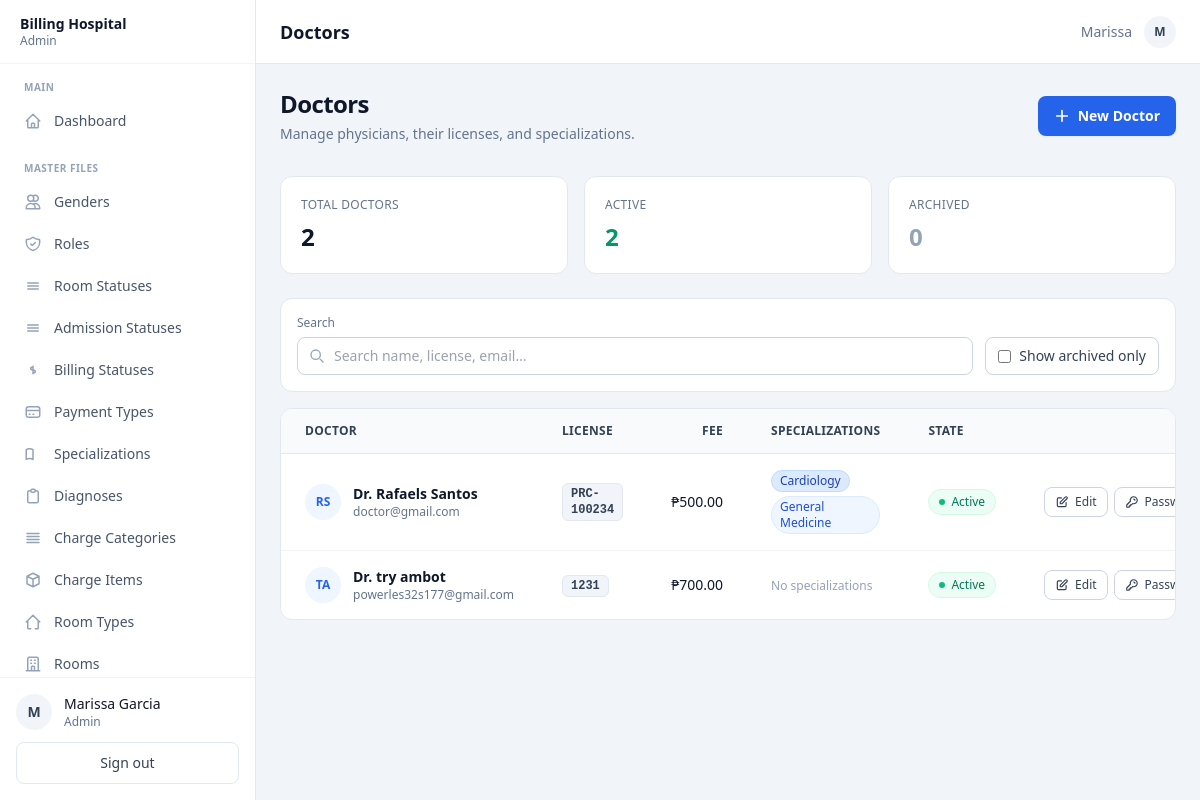
The app's page /index.php?page=doctors (signed in) with its own data.
### tables this page shows
CREATE TABLE `doctor` (
  `doctor_id` int(11) NOT NULL,
  `user_id` int(11) NOT NULL,
  `license_number` varchar(100) NOT NULL,
  `consultation_fee` decimal(10,2) NOT NULL DEFAULT 0.00,
  `is_active` tinyint(1) NOT NULL DEFAULT 1
);

CREATE TABLE `user` (
  `user_id` int(11) NOT NULL,
  `role_id` int(11) NOT NULL,
  `username` varchar(100) NOT NULL,
  `password_hash` varchar(255) NOT NULL,
  `first_name` varchar(100) NOT NULL,
  `last_name` varchar(100) NOT NULL,
  `email` varchar(150) DEFAULT NULL,
  `contact_number` varchar(30) DEFAULT NULL,
  `created_at` datetime NOT NULL DEFAULT current_timestamp(),
  `is_active` tinyint(1) NOT NULL DEFAULT 1
);

CREATE TABLE `doctor_specialization` (
  `doctor_specialization_id` int(11) NOT NULL,
  `doctor_id` int(11) NOT NULL,
  `specialization_id` int(11) NOT NULL,
  `is_primary` varchar(10) DEFAULT NULL
);

CREATE TABLE `specialization` (
  `specialization_id` int(11) NOT NULL,
  `specialization_name` varchar(100) NOT NULL
);

### index.php (called while the page is built, shortened)
<?php
$currentUser = $_SESSION['user'];
$roleId      = (int)$currentUser['role_id'];
$layout = match ($roleId) {
    1 => 'admin',
    2 => 'doctor',
    3 => 'nurse',
    4 => 'cashier',
    default => 'admin',
};
require __DIR__ . '/views/layouts/' . $layout . '.php';

### controllers/DoctorController.php (called while the page is built, shortened)
<?php
class DoctorController
{
    private PDO $pdo;
    public function __construct(PDO $pdo) { $this->pdo = $pdo; }
    public function getAll(): array
    {
        $doctors = $this->pdo->query(
            'SELECT d.doctor_id, d.user_id, d.license_number, d.consultation_fee,
                    d.is_active AS doctor_active,
                    u.username, u.first_name, u.last_name, u.email,
                    u.contact_number, u.is_active
             FROM `doctor` d
             INNER JOIN `user` u ON u.user_id = d.user_id
             ORDER BY d.doctor_id'
        )->fetchAll();
        if ($doctors) {
            $ids = array_column($doctors, 'doctor_id');
            $placeholders = implode(',', array_fill(0, count($ids), '?'));
            $stmt = $this->pdo->prepare(
                "SELECT ds.doctor_id, ds.specialization_id, ds.is_primary, s.specialization_name
                 FROM `doctor_specialization` ds
                 INNER JOIN `specialization` s ON s.specialization_id = ds.specialization_id
                 WHERE ds.doctor_id IN ($placeholders)
                 ORDER BY ds.is_primary DESC, s.specialization_name"
            );
            $stmt->execute($ids);
            $rows = $stmt->fetchAll();
            $byDoctor = [];
            foreach ($rows as $r) {
                $byDoctor[(int)$r['doctor_id']][] = $r;
            }
            foreach ($doctors as &$d) {
                $d['specializations'] = $byDoctor[(int)$d['doctor_id']] ?? [];
            }
        }
        return $doctors;
    }
}

### views/admin/doctors.php (the view, shortened to what this page needs)
<?php
require_once __DIR__ . '/../../controllers/DoctorController.php';
$controller  = new DoctorController($pdo);
$doctors     = $controller->getAll();
$totalDoctors    = count($doctors);
$activeDoctors   = count(array_filter($doctors, fn($d) => (int)$d['is_active'] === 1));
$archivedDoctors = $totalDoctors - $activeDoctors;
?>
<div class="mb-8 flex flex-col sm:flex-row sm:items-center sm:justify-between gap-4">
    <div>
        <h1 class="text-2xl font-bold text-slate-900 tracking-tight">Doctors</h1>
        <p class="mt-1 text-sm text-slate-500">Manage physicians, their licenses, and specializations.</p>
    </div>
    <button type="button" id="openCreateBtn"
            class="inline-flex items-center justify-center gap-2 rounded-lg bg-blue-600 px-4 py-2.5 text-sm font-semibold text-white shadow-sm hover:bg-blue-700">
        <svg class="w-4 h-4" fill="none" viewBox="0 0 24 24" stroke="currentColor" stroke-width="2.5">
            <path stroke-linecap="round" stroke-linejoin="round" d="M12 4v16m8-8H4"/>
        </svg>
        New Doctor
    </button>
</div>
<div class="grid grid-cols-1 sm:grid-cols-3 gap-4 mb-6">
    <div class="bg-white rounded-xl border border-slate-200 p-5">
        <p class="text-xs font-medium text-slate-500 uppercase tracking-wide">Total Doctors</p>
        <p class="mt-2 text-2xl font-bold text-slate-900"><?= $totalDoctors ?></p>
    </div>
    <div class="bg-white rounded-xl border border-slate-200 p-5">
        <p class="text-xs font-medium text-slate-500 uppercase tracking-wide">Active</p>
        <p class="mt-2 text-2xl font-bold text-emerald-600"><?= $activeDoctors ?></p>
    </div>
    <div class="bg-white rounded-xl border border-slate-200 p-5">
        <p class="text-xs font-medium text-slate-500 uppercase tracking-wide">Archived</p>
        <p class="mt-2 text-2xl font-bold text-slate-400"><?= $archivedDoctors ?></p>
    </div>
</div>
<div class="bg-white rounded-xl border border-slate-200 p-4 mb-4">
    <div class="flex flex-col lg:flex-row lg:items-end gap-3">
        <div class="flex-1">
            <label class="block text-xs font-medium text-slate-500 mb-1.5">Search</label>
            <div class="relative">
                <input type="text" id="filterSearch" placeholder="Search name, license, email…"
                       class="w-full rounded-lg border border-slate-300 pl-9 pr-3 py-2 text-sm
                              focus:outline-none focus:ring-2 focus:ring-blue-500 focus:border-blue-500">
            </div>
        </div>
        <div class="flex items-center gap-3">
            <label class="inline-flex items-center gap-2 text-sm text-slate-700 select-none cursor-pointer whitespace-nowrap
                          rounded-lg border border-slate-300 px-3 py-2 hover:bg-slate-50">
                <input type="checkbox" id="showArchived"
                       class="rounded border-slate-300 text-blue-600 focus:ring-blue-500">
                Show archived only
            </label>
        </div>
    </div>
</div>
<div class="bg-white rounded-xl border border-slate-200 overflow-hidden">
    <div class="overflow-x-auto">
        <table class="min-w-full text-sm">
            <thead class="bg-slate-50 border-b border-slate-200">
                <tr>
                    <th class="text-left px-6 py-3.5 font-semibold text-slate-700 text-xs uppercase tracking-wide">Doctor</th>
                    <th class="text-left px-6 py-3.5 font-semibold text-slate-700 text-xs uppercase tracking-wide">License</th>
                    <th class="text-right px-6 py-3.5 font-semibold text-slate-700 text-xs uppercase tracking-wide">Fee</th>
                    <th class="text-left px-6 py-3.5 font-semibold text-slate-700 text-xs uppercase tracking-wide">Specializations</th>
                    <th class="text-left px-6 py-3.5 font-semibold text-slate-700 text-xs uppercase tracking-wide">State</th>
                    <th class="text-right px-6 py-3.5 font-semibold text-slate-700 text-xs uppercase tracking-wide">Actions</th>
                </tr>
            </thead>
            <tbody class="divide-y divide-slate-100">
                <?php foreach ($doctors as $d):
                    $specSearch = implode(' ', array_map(fn($s) => strtolower($s['specialization_name']), $d['specializations']));
                    $search = strtolower($d['first_name'] . ' ' . $d['last_name'] . ' ' . $d['email'] . ' ' . $d['license_number'] . ' ' . $specSearch);
                ?>
                    <tr class="hover:bg-slate-50 doctor-row"
                        data-search="<?= htmlspecialchars($search) ?>"
                        data-status="<?= (int)$d['is_active'] ?>">
                        <td class="px-6 py-4">
                            <div class="flex items-center gap-3">
                                <div class="w-9 h-9 rounded-full bg-blue-50 text-blue-600 flex items-center justify-center font-semibold text-xs shrink-0">
                                    <?= strtoupper(substr($d['first_name'], 0, 1) . substr($d['last_name'], 0, 1)) ?>
                                </div>
                                <div class="min-w-0">
                                    <p class="font-semibold text-slate-900 truncate">Dr. <?= htmlspecialchars($d['first_name'] . ' ' . $d['last_name']) ?></p>
                                    <p class="text-xs text-slate-500 truncate"><?= htmlspecialchars($d['email']) ?></p>
                                </div>
                            </div>
                        </td>
                        <td class="px-6 py-4">
                            <span class="inline-block rounded-md bg-slate-100 border border-slate-200 px-2 py-0.5 text-xs font-mono font-semibold text-slate-700">
                                <?= htmlspecialchars($d['license_number']) ?>
                            </span>
                        </td>
                        <td class="px-6 py-4 text-right font-medium text-slate-900 whitespace-nowrap">
                            ₱<?= number_format((float)$d['consultation_fee'], 2) ?>
                        </td>
                        <td class="px-6 py-4 max-w-md">
                            <?php if (empty($d['specializations'])): ?>
                                <span class="text-xs text-slate-400 ">No specializations</span>
                            <?php else: ?>
                                <div class="flex flex-wrap gap-1">
                                    <?php foreach ($d['specializations'] as $s): ?>
                                        <?php if (strtolower($s['is_primary']) === 'yes'): ?>
                                            <span class="inline-flex items-center gap-1 rounded-full bg-blue-100 border border-blue-200 px-2 py-0.5 text-xs font-medium text-blue-800">
                                                <?= htmlspecialchars($s['specialization_name']) ?>
                                            </span>
                                        <?php else: ?>
                                            <span class="inline-block rounded-full bg-blue-50 border border-blue-100 px-2 py-0.5 text-xs font-medium text-blue-700">
                                                <?= htmlspecialchars($s['specialization_name']) ?>
                                            </span>
                                        <?php endif; ?>
                                    <?php endforeach; ?>
                                </div>
                            <?php endif; ?>
                        </td>
                        <td class="px-6 py-4">
                            <?php if ((int)$d['is_active'] === 1): ?>
                                <span class="inline-flex items-center gap-1.5 rounded-full bg-emerald-50 border border-emerald-100 px-2.5 py-1 text-xs font-medium text-emerald-700">
                                    <span class="w-1.5 h-1.5 rounded-full bg-emerald-500"></span>
                                    Active
                                </span>
                            <?php endif; ?>
                        </td>
                        <td class="px-6 py-4 text-right whitespace-nowrap">
                            <div class="inline-flex items-center gap-1.5">
                                <button type="button"
                                        class="edit-btn inline-flex items-center gap-1.5 rounded-lg border border-slate-300 bg-white px-2.5 py-1.5 text-xs font-medium text-slate-700 hover:bg-slate-50 hover:border-slate-400"
                                        data-doctor='<?= htmlspecialchars(json_encode($d), ENT_QUOTES, "UTF-8") ?>'>
                                    <svg class="w-3.5 h-3.5" fill="none" viewBox="0 0 24 24" stroke="currentColor" stroke-width="2">
                                        <path stroke-linecap="round" stroke-linejoin="round" d="M11 5H6a2 2 0 00-2 2v11a2 2 0 002 2h11a2 2 0 002-2v-5m-1.414-9.414a2 2 0 112.828 2.828L11.828 15H9v-2.828l8.586-8.586z"/>
                                    </svg>
                                    Edit
                                </button>
                                <button type="button"
                                        class="pw-btn inline-flex items-center gap-1.5 rounded-lg border border-slate-300 bg-white px-2.5 py-1.5 text-xs font-medium text-slate-700 hover:bg-slate-50 hover:border-slate-400"
                                        data-doctor-id="<?= (int)$d['doctor_id'] ?>"
                                        data-doctor-name="Dr. <?= htmlspecialchars($d['first_name'] . ' ' . $d['last_name']) ?>">
                                    <svg class="w-3.5 h-3.5" fill="none" viewBox="0 0 24 24" stroke="currentColor" stroke-width="2">
                                        <path stroke-linecap="round" stroke-linejoin="round" d="M15 7a2 2 0 012 2m4 0a6 6 0 01-7.743 5.743L11 17H9v2H7v2H4a1 1 0 01-1-1v-2.586a1 1 0 01.293-.707l5.964-5.964A6 6 0 1121 9z"/>
                                    </svg>
                                    Password
                                </button>
                            </div>
                        </td>
                    </tr>
                <?php endforeach; ?>
            </tbody>
        </table>
    </div>
</div>

### records on screen
doctor: user.last_name "RS", user.last_name "Rafaels Santos", user.email "doctor@gmail.com", license_number "PRC-100234", consultation_fee "500.00"
doctor_specialization: specialization.specialization_name "Cardiology"
doctor_specialization: specialization.specialization_name "General Medicine"
doctor: user.last_name "TA", user.last_name "try ambot", user.email "powerles32s177@gmail.com", license_number "1231", consultation_fee "700.00", shows "No specializations"

### other values on screen
$currentUser['role_name'] "Admin"
$sectionName "MAIN"
$item['label'] "Dashboard"
$sectionName "MASTER FILES"
$item['label'] "Genders"
$item['label'] "Roles"
$item['label'] "Room Statuses"
$item['label'] "Admission Statuses"
$item['label'] "Billing Statuses"
$item['label'] "Payment Types"
$item['label'] "Specializations"
$item['label'] "Diagnoses"
$item['label'] "Charge Categories"
$item['label'] "Charge Items"
$item['label'] "Room Types"
